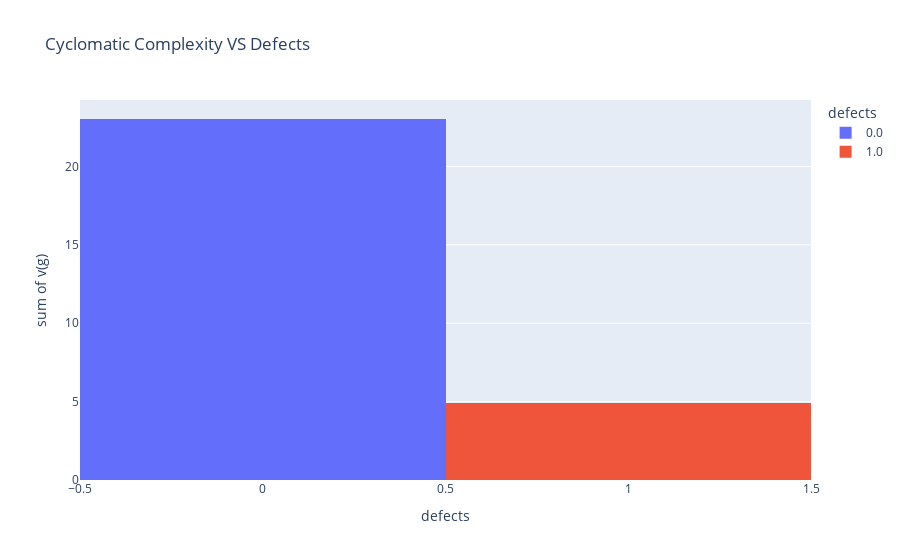

The notebook cell this image was saved under:
### Markdown cell above
Here we can see that how total operands distributed with respect to Defects

### Code cell
fig = plty.histogram(df, x="defects", y="v(g)", color="defects",title="Cyclomatic Complexity VS Defects")
fig.show()

### Figure 1 — Plotly figure (JSON) as saved in the notebook; plotly's stock layout.template omitted (floating-point values rounded to 4 significant figures; data arrays with more than 128 entries replaced by an {"elided": "..."} marker saying what was removed)
{"data": [{"alignmentgroup": "True", "bingroup": "x", "histfunc": "sum", "hovertemplate": "defects=%{x}<br>sum of v(g)=%{y}<extra></extra>", "legendgroup": "0.0", "marker": {"color": "#636efa", "pattern": {"shape": ""}}, "name": "0.0", "offsetgroup": "0.0", "orientation": "v", "showlegend": true, "type": "histogram", "x": {"elided": "449 int values"}, "xaxis": "x", "y": {"elided": "449 float values"}, "yaxis": "y"}, {"alignmentgroup": "True", "bingroup": "x", "histfunc": "sum", "hovertemplate": "defects=%{x}<br>sum of v(g)=%{y}<extra></extra>", "legendgroup": "1.0", "marker": {"color": "#EF553B", "pattern": {"shape": ""}}, "name": "1.0", "offsetgroup": "1.0", "orientation": "v", "showlegend": true, "type": "histogram", "x": [1, 1, 1, 1, 1, 1, 1, 1, 1, 1, 1, 1, 1, 1, 1, 1, 1, 1, 1, 1, 1, 1, 1, 1, 1, 1, 1, 1, 1, 1, 1, 1, 1, 1, 1, 1, 1, 1, 1, 1, 1, 1, 1, 1, 1, 1, 1, 1, 1], "xaxis": "x", "y": [0.01042, 0.04167, 0.05208, 0.1042, 0.02083, 0.0625, 0.04167, 0.07292, 0.1354, 0.3854, 0.01042, 0.01042, 0.3125, 0.03125, 0.2083, 0.04167, 0.2083, 0.7604, 0.1562, 0.2083, 0.125, 0.09375, 0.07292, 0.1042, 0.03125, 0.03125, 0.08333, 0.02083, 0.05208, 0.07292, 0.01042, 0.25, 0.04167, 0.1146, 0.04167, 0.1875, 0.01042, 0.03125, 0.03125, 0.03125, 0.03125, 0.01042, 0.08333, 0.1875, 0.03125, 0.04167, 0.1146, 0.02083, 0.0625], "yaxis": "y"}], "layout": {"barmode": "relative", "legend": {"title": {"text": "defects"}, "tracegroupgap": 0}, "title": {"text": "Cyclomatic Complexity VS Defects"}, "xaxis": {"anchor": "y", "categoryarray": [0, 1], "categoryorder": "array", "domain": [0, 1], "title": {"text": "defects"}}, "yaxis": {"anchor": "x", "domain": [0, 1], "title": {"text": "sum of v(g)"}}}}
